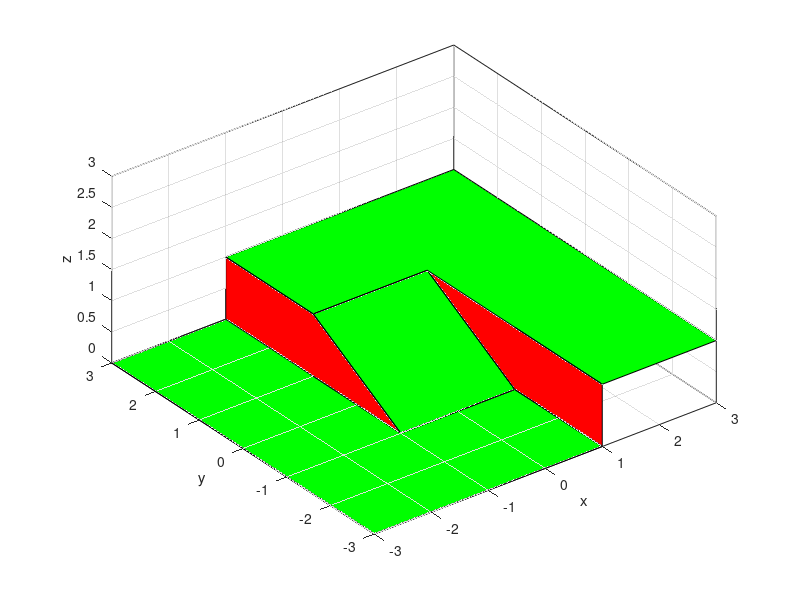

The MATLAB script that drew this image: (Note: this script raises an error after producing the figure.)
function [] = PlotRamp()
%PLOTRAMP Draws the schematic of the Ramp environment
%   

savedhold = ishold;

figure(1);

hold off;
%Lower Floor
fill3(  [-3;-3;-1;-1; 1; 1], ...
        [-3; 3; 3;-1;-1;-3], ...
        [ 0; 0; 0; 0; 0; 0], 'green');

hold on;
%Upper Floor
fill3(  [ 3; 3; 1; 1;-1;-1], ...
        [ 3;-3;-3; 1; 1; 3], ...
        [ 1; 1; 1; 1; 1; 1], 'green');
%Ramp
fill3(  [-1;-1; 1; 1], ...
        [-1; 1; 1;-1], ...
        [ 0; 1; 1; 0], 'green');
    
%Outer Wall
fill3(  [-1;-1;-1;  -1;-1], ...
        [ 3; 1;-1;   1; 3], ...
        [ 0; 0; 0;   1; 1], 'red');
%Inner Wall
fill3(  [ 1; 1; 1;   1; 1], ...
        [-3;-1; 1;  -1;-3], ...
        [ 0; 0; 1;   1; 1], 'red');

axis([-3 3 -3 3 0 3]);
axis equal;
grid on;
xlabel('x');
ylabel('y');
zlabel('z');
camproj('perspective')
view([-20,40])


%Reset the hold state to what it was before starting this function
if savedhold
    hold on;
else
    hold off;
end

end
